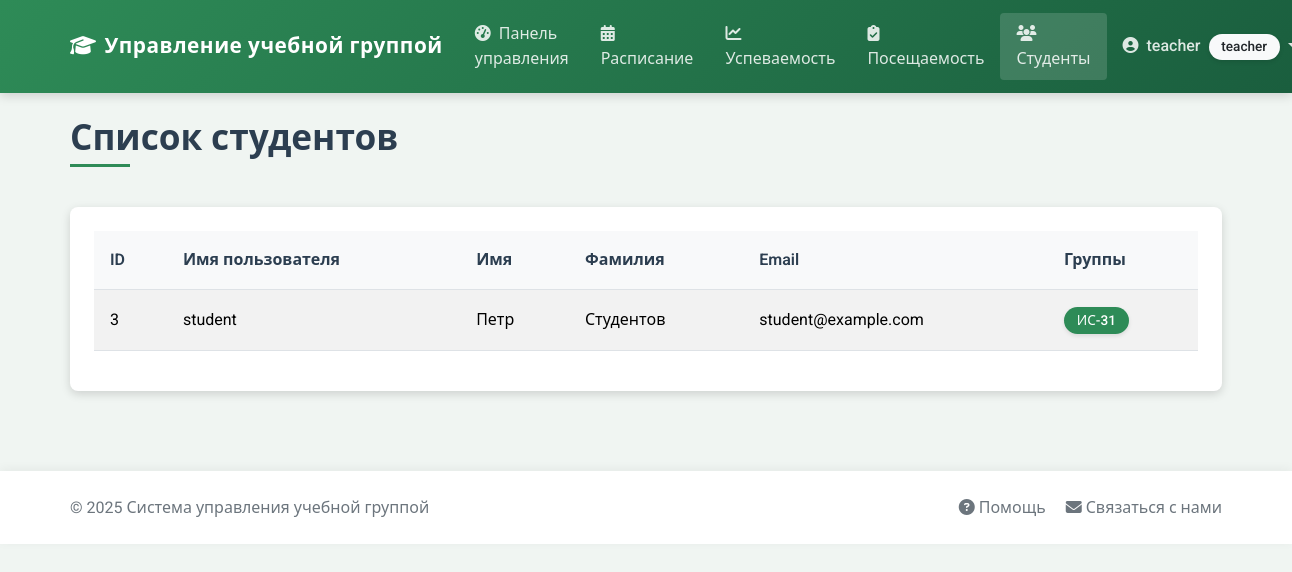
Screenshot of /students/ (signed in) with the database file from the repository.
### app/models/models.py (models this page shows, shortened)
class User(UserMixin, db.Model):
    id = db.Column(db.Integer, primary_key=True)
    username = db.Column(db.String(64), unique=True, nullable=False)
    email = db.Column(db.String(120), unique=True, nullable=False)
    password_hash = db.Column(db.String(128))
    first_name = db.Column(db.String(64))
    last_name = db.Column(db.String(64))
    role = db.Column(db.String(20), default='student')  # student, teacher, admin
    attendances = db.relationship('Attendance', backref='student', lazy='dynamic')
    grades = db.relationship('Grade', backref='student', lazy='dynamic')

class Group(db.Model):
    id = db.Column(db.Integer, primary_key=True)
    name = db.Column(db.String(64), unique=True, nullable=False)
    faculty = db.Column(db.String(64))
    year = db.Column(db.Integer)
    students = db.relationship('User',
                              secondary=student_group,
                              lazy='subquery',
                              backref=db.backref('groups', lazy=True))
    schedules = db.relationship('Schedule', backref='group', lazy='dynamic')

### app/routes/student.py (the view)
@bp.route('/')
@login_required
def index():
    if current_user.role not in ['admin', 'teacher']:
        flash('У вас нет доступа к этой странице')
        return redirect(url_for('main.dashboard'))
    students = User.query.filter_by(role='student').all()
    groups = Group.query.all()
    return render_template('students/index.html', students=students, groups=groups)

### app/context_processors.py (called while the page is built)
def csrf_processor():
    return {'csrf_token': generate_csrf()}

### app/models/__init__.py (called while the page is built)
@login_manager.user_loader
def load_user(id):
    return User.query.get(int(id))

### app/templates/students/index.html (shortened to what this page needs)
{% extends "base.html" %}
{% block content %}
<div class="row">
    <div class="col-md-12">
        <div class="d-flex justify-content-between align-items-center mb-3">
            <h1>Список студентов</h1>
        </div>
        <div class="card">
            <div class="card-body">
                <table class="table table-striped">
                    <thead>
                        <tr>
                            <th>ID</th>
                            <th>Имя пользователя</th>
                            <th>Имя</th>
                            <th>Фамилия</th>
                            <th>Email</th>
                            <th>Группы</th>
                        </tr>
                    </thead>
                    <tbody>
                        {% for student in students %}
                        <tr>
                            <td>{{ student.id }}</td>
                            <td>{{ student.username }}</td>
                            <td>{{ student.first_name }}</td>
                            <td>{{ student.last_name }}</td>
                            <td>{{ student.email }}</td>
                            <td>
                                {% for group in student.groups %}
                                <span class="badge bg-primary">{{ group.name }}</span>
                                {% else %}
                                <span class="badge bg-secondary">Не назначена</span>
                                {% endfor %}
                            </td>
                        </tr>
                        {% else %}
                        <tr>
                            <td colspan="{% if current_user.role == 'admin' %}7{% else %}6{% endif %}" class="text-center">Нет студентов</td>
                        </tr>
                        {% endfor %}                    </tbody>
                </table>
            </div>
        </div>
    </div>
</div>
{% endblock %}

### app/templates/base.html (shortened to what this page needs)
<!DOCTYPE html>
<html lang="ru">
<head>
    <link rel="stylesheet" href="https://cdn.jsdelivr.net/npm/bootstrap@5.3.2/dist/css/bootstrap.min.css">
    <link rel="stylesheet" href="https://cdnjs.cloudflare.com/ajax/libs/font-awesome/6.4.0/css/all.min.css">
    <link rel="stylesheet" href="{{ url_for('static', filename='css/style.css') }}">
    <link rel="stylesheet" href="{{ url_for('static', filename='css/modal-fix.css') }}">
</head>
<body>
    <nav class="navbar navbar-expand-lg navbar-dark bg-primary sticky-top">
        <div class="container">
            <a class="navbar-brand" href="{{ url_for('main.index') }}">
                <i class="fas fa-graduation-cap me-2"></i>Управление учебной группой
            </a>
            <div class="collapse navbar-collapse" id="navbarNav">
                <ul class="navbar-nav me-auto">
                    {% if current_user.is_authenticated %}
                    <li class="nav-item">
                        <a class="nav-link {% if request.path == url_for('main.dashboard') %}active{% endif %}" href="{{ url_for('main.dashboard') }}">
                            <i class="fas fa-tachometer-alt me-1"></i> Панель управления
                        </a>
                    </li>
                    <li class="nav-item">
                        <a class="nav-link {% if request.path.startswith('/schedule') %}active{% endif %}" href="{{ url_for('schedule.index') }}">
                            <i class="fas fa-calendar-alt me-1"></i> Расписание
                        </a>
                    </li>
                    <li class="nav-item">
                        <a class="nav-link {% if request.path == url_for('performance.index') %}active{% endif %}" href="{{ url_for('performance.index') }}">
                            <i class="fas fa-chart-line me-1"></i> Успеваемость
                        </a>
                    </li>
                    <li class="nav-item">
                        <a class="nav-link {% if request.path.startswith('/performance/attendance') %}active{% endif %}" href="{{ url_for('performance.attendance') }}">
                            <i class="fas fa-clipboard-check me-1"></i> Посещаемость
                        </a>
                    </li>                    {% if current_user.role in ['admin', 'teacher'] %}
                    <li class="nav-item">
                        <a class="nav-link {% if request.path.startswith('/student') %}active{% endif %}" href="{{ url_for('student.index') }}">
                            <i class="fas fa-users me-1"></i> Студенты
                        </a>
                    </li>
                    {% endif %}
                    {% endif %}
                </ul>
                <ul class="navbar-nav">
                    {% if current_user.is_authenticated %}
                    <li class="nav-item dropdown">
                        <a class="nav-link dropdown-toggle" href="#" id="userDropdown" role="button" data-bs-toggle="dropdown">
                            <i class="fas fa-user-circle me-1"></i> {{ current_user.username }}
                            <span class="badge bg-light text-dark ms-1">{{ current_user.role }}</span>
                        </a>
                    </li>
                    {% endif %}
                </ul>
            </div>
        </div>
    </nav>
    <div class="container mt-4">
        {% block content %}{% endblock %}
    </div>
    <footer class="footer py-4">
        <div class="container">
            <div class="row align-items-center justify-content-between">
                <div class="col-md-6">
                    <span class="text-muted">© 2025 Система управления учебной группой</span>
                </div>
                <div class="col-md-6 text-md-end">
                    <a href="#" class="text-decoration-none text-secondary me-3">
                        <i class="fas fa-question-circle"></i> Помощь
                    </a>
                    <a href="#" class="text-decoration-none text-secondary">
                        <i class="fas fa-envelope"></i> Связаться с нами
                    </a>
                </div>
            </div>
        </div>    </footer>    <script src="https://cdn.jsdelivr.net/npm/bootstrap@5.3.2/dist/js/bootstrap.bundle.min.js"></script>    <script src="{{ url_for('static', filename='js/scroll-lock.js') }}"></script>
</body>
</html>

### app/static/css/style.css (style rules this page uses)
:root { --primary-color: #2e8b57; --secondary-color: #6c757d; --success-color: #218838; --info-color: #20a2a0; --warning-color: #d4a72c; --danger-color: #c9302c; --light-color: #f8f9fa; --dark-color: #344a3d; --border-radius: 0.5rem; --box-shadow: 0 3px 10px rgba(0, 0, 0, 0.15); --transition: all 0.3s ease; }
body { font-family: 'Roboto', 'Segoe UI', sans-serif; background-color: #f0f5f2; color: #333; line-height: 1.6; }
.container { max-width: 1200px; padding: 0 1.5rem; }
h1, h2, h3, h4, h5, h6 { font-weight: 600; margin-bottom: 1.2rem; }
h1 { font-size: 2.2rem; margin-bottom: 1.5rem; position: relative; padding-bottom: 0.5rem; color: #2c3e50; }
h1:after { content: ''; position: absolute; bottom: 0; left: 0; width: 60px; height: 3px; background-color: var(--primary-color); }
.navbar { box-shadow: var(--box-shadow); padding: 0.8rem 1rem; background: linear-gradient(135deg, var(--primary-color), #1a5e3e) !important; }
.navbar-brand { font-weight: 700; font-size: 1.3rem; letter-spacing: 0.5px; }
.navbar-dark .navbar-nav .nav-link { color: rgba(255, 255, 255, 0.85); font-weight: 500; padding: 0.5rem 1rem; transition: var(--transition); }
.navbar-dark .navbar-nav .nav-link.active { background-color: rgba(255, 255, 255, 0.15); border-radius: 4px; }
.card { border: none; border-radius: var(--border-radius); box-shadow: var(--box-shadow); transition: var(--transition); margin-bottom: 2rem; overflow: hidden; }
.card-body { padding: 1.5rem; }
.table { width: 100%; border-collapse: separate; border-spacing: 0; }
.table th, .table td { padding: 1rem; vertical-align: middle; }
.table th { font-weight: 600; color: #2c3e50; background-color: #f8f9fa; border-top: none; }
.table-striped tbody tr:nth-of-type(odd) { background-color: rgba(0, 0, 0, 0.02); }
.table td { border-top: 1px solid rgba(0, 0, 0, 0.05); }
.badge { font-size: 0.85rem; padding: 0.4rem 0.8rem; border-radius: 30px; font-weight: 500; box-shadow: 0 2px 4px rgba(0, 0, 0, 0.1); }
.badge.bg-primary { background-color: var(--primary-color) !important; }
.footer { background-color: #fff; box-shadow: 0 -2px 10px rgba(0, 0, 0, 0.05); padding: 1.2rem 0; margin-top: 3rem; }
.footer .text-muted { color: #6c757d !important; }
.card, .alert, .jumbotron { animation: fadeIn 0.5s ease-out; }

### app/static/css/modal-fix.css (style rules this page uses)
body.modal-fix-applied { overflow-y: scroll !important; padding-right: 0 !important; margin-right: 0 !important; }
.table td { position: relative; }

### rows the page displays
User: username "teacher", role "teacher"
User: id "3", username "student", first_name "Петр", last_name "Студентов", email "student@example.com"
Group: name "ИС-31"
